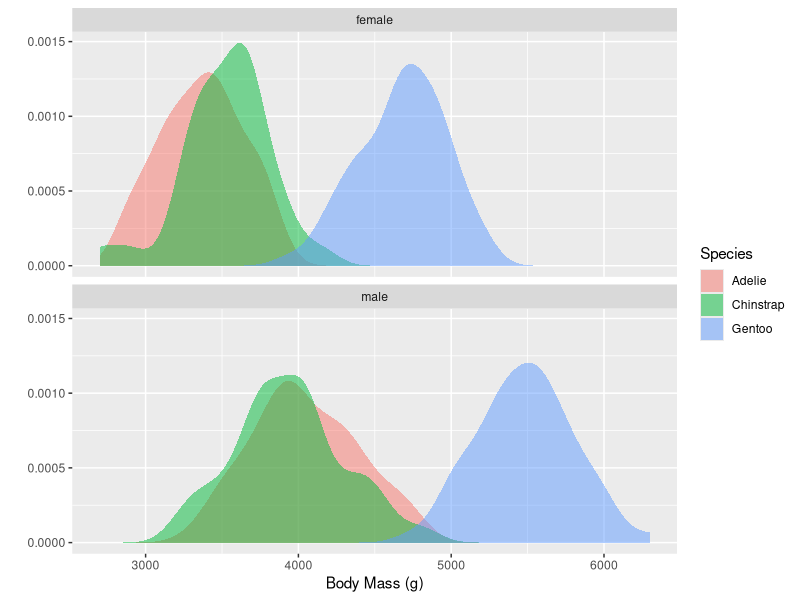
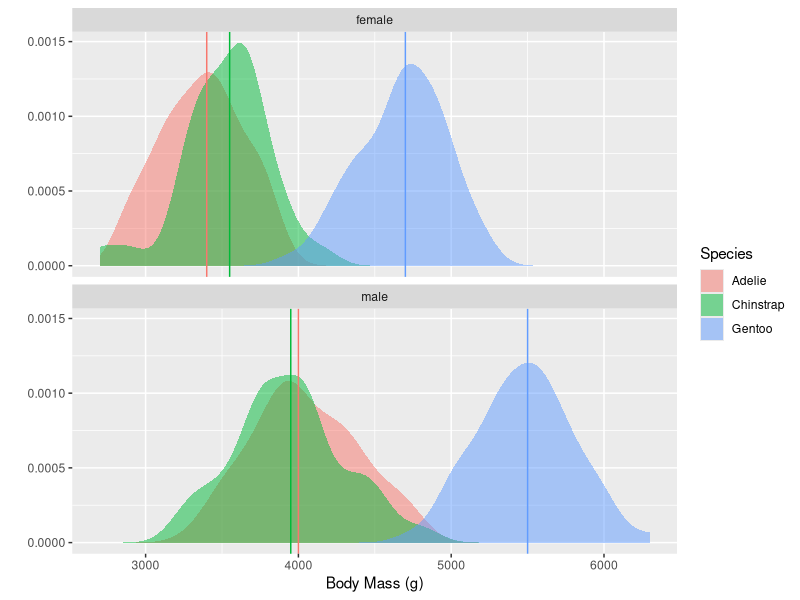
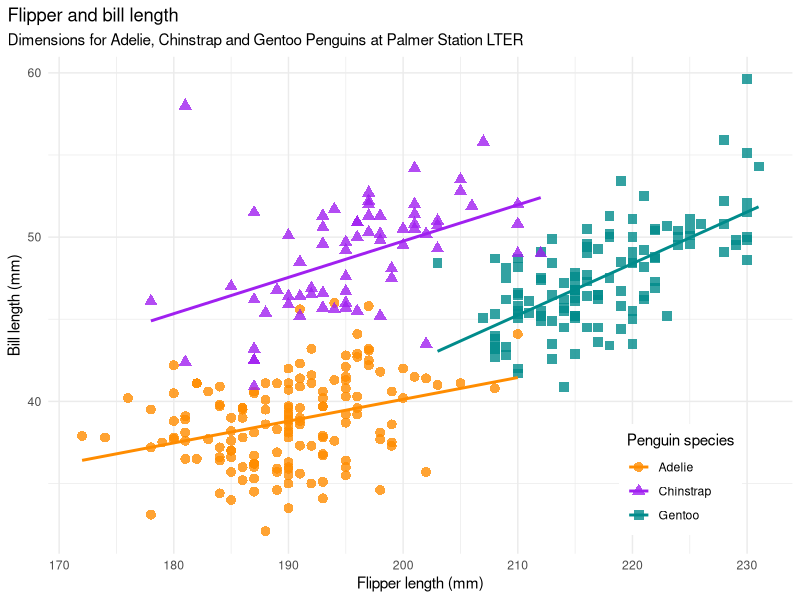

These figures' R source, in order:
library(tidyverse)
library(palmerpenguins)

## Exercise 1

penguins %>%
  filter(!is.na(sex)) %>%
  ggplot(
    aes(x = body_mass_g, fill = species)
  ) +
  geom_density(
    alpha = 0.5, color = NA
  ) + 
  facet_wrap(
    ~ sex, ncol = 1
  ) +
  labs(
    x = "Body Mass (g)",
    fill = "Species",
    y = ""
  )

## Exercise 1++

penguins %>%
  filter(!is.na(sex)) %>%
  ggplot(
    aes(x = body_mass_g, fill = species)
  ) +
  geom_density(
    alpha = 0.5, color = NA
  ) + 
  geom_vline(
    aes(xintercept = median, color = species),
    data = penguins %>%
      filter(!is.na(sex)) %>%
      group_by(species, sex) %>%
      summarize(
        median = median(body_mass_g)
      )
  ) + 
  facet_wrap(
    ~ sex, ncol = 1
  ) +
  labs(
    x = "Body Mass (g)",
    fill = "Species",
    y = ""
  ) +
  guides(
    color = "none"
  )

## Exercise 2

# From https://github.com/allisonhorst/palmerpenguins/blob/master/README.Rmd

ggplot(data = penguins,
       aes(x = flipper_length_mm,
           y = bill_length_mm)) +
  geom_point(aes(color = species, 
                 shape = species),
             size = 3,
             alpha = 0.8) +
  geom_smooth(method = "lm", se = FALSE, aes(color = species)) +
  theme_minimal() +
  scale_color_manual(values = c("darkorange","purple","cyan4")) +
  labs(title = "Flipper and bill length",
       subtitle = "Dimensions for Adelie, Chinstrap and Gentoo Penguins at Palmer Station LTER",
       x = "Flipper length (mm)",
       y = "Bill length (mm)",
       color = "Penguin species",
       shape = "Penguin species") +
  theme(legend.position = c(0.85, 0.15),
        legend.background = element_rect(fill = "white", color = NA),
        plot.title.position = "plot",
        plot.caption = element_text(hjust = 0, face= "italic"),
        plot.caption.position = "plot")
